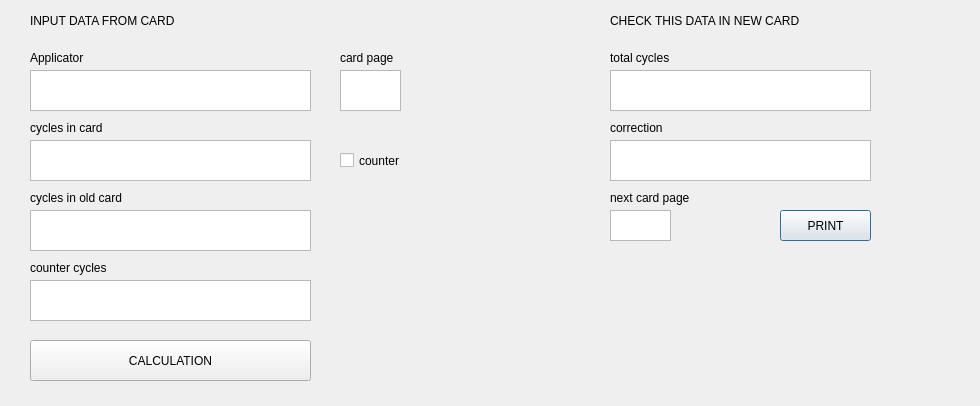
<?xml version="1.0" encoding="UTF-8"?>
<ui version="4.0">
 <class>Dialog</class>
 <widget class="QDialog" name="Dialog">
  <property name="geometry">
   <rect>
    <x>0</x>
    <y>0</y>
    <width>980</width>
    <height>406</height>
   </rect>
  </property>
  <property name="windowTitle">
   <string>Dialog</string>
  </property>
  <widget class="QTextEdit" name="textEdit">
   <property name="geometry">
    <rect>
     <x>30</x>
     <y>70</y>
     <width>281</width>
     <height>41</height>
    </rect>
   </property>
   <property name="html">
    <string>&lt;!DOCTYPE HTML PUBLIC &quot;-//W3C//DTD HTML 4.0//EN&quot; &quot;http://www.w3.org/TR/REC-html40/strict.dtd&quot;&gt;
&lt;html&gt;&lt;head&gt;&lt;meta name=&quot;qrichtext&quot; content=&quot;1&quot; /&gt;&lt;style type=&quot;text/css&quot;&gt;
p, li { white-space: pre-wrap; }
&lt;/style&gt;&lt;/head&gt;&lt;body style=&quot; font-family:'MS Shell Dlg 2'; font-size:8.25pt; font-weight:400; font-style:normal;&quot;&gt;
&lt;p align=&quot;center&quot; style=&quot;-qt-paragraph-type:empty; margin-top:0px; margin-bottom:0px; margin-left:0px; margin-right:0px; -qt-block-indent:0; text-indent:0px;&quot;&gt;&lt;br /&gt;&lt;/p&gt;&lt;/body&gt;&lt;/html&gt;</string>
   </property>
  </widget>
  <widget class="QTextEdit" name="textEdit_2">
   <property name="geometry">
    <rect>
     <x>340</x>
     <y>70</y>
     <width>61</width>
     <height>41</height>
    </rect>
   </property>
   <property name="html">
    <string>&lt;!DOCTYPE HTML PUBLIC &quot;-//W3C//DTD HTML 4.0//EN&quot; &quot;http://www.w3.org/TR/REC-html40/strict.dtd&quot;&gt;
&lt;html&gt;&lt;head&gt;&lt;meta name=&quot;qrichtext&quot; content=&quot;1&quot; /&gt;&lt;style type=&quot;text/css&quot;&gt;
p, li { white-space: pre-wrap; }
&lt;/style&gt;&lt;/head&gt;&lt;body style=&quot; font-family:'MS Shell Dlg 2'; font-size:8.25pt; font-weight:400; font-style:normal;&quot;&gt;
&lt;p align=&quot;center&quot; style=&quot;-qt-paragraph-type:empty; margin-top:0px; margin-bottom:0px; margin-left:0px; margin-right:0px; -qt-block-indent:0; text-indent:0px;&quot;&gt;&lt;br /&gt;&lt;/p&gt;&lt;/body&gt;&lt;/html&gt;</string>
   </property>
  </widget>
  <widget class="QTextEdit" name="textEdit_3">
   <property name="geometry">
    <rect>
     <x>30</x>
     <y>140</y>
     <width>281</width>
     <height>41</height>
    </rect>
   </property>
   <property name="html">
    <string>&lt;!DOCTYPE HTML PUBLIC &quot;-//W3C//DTD HTML 4.0//EN&quot; &quot;http://www.w3.org/TR/REC-html40/strict.dtd&quot;&gt;
&lt;html&gt;&lt;head&gt;&lt;meta name=&quot;qrichtext&quot; content=&quot;1&quot; /&gt;&lt;style type=&quot;text/css&quot;&gt;
p, li { white-space: pre-wrap; }
&lt;/style&gt;&lt;/head&gt;&lt;body style=&quot; font-family:'MS Shell Dlg 2'; font-size:8.25pt; font-weight:400; font-style:normal;&quot;&gt;
&lt;p align=&quot;center&quot; style=&quot;-qt-paragraph-type:empty; margin-top:0px; margin-bottom:0px; margin-left:0px; margin-right:0px; -qt-block-indent:0; text-indent:0px;&quot;&gt;&lt;br /&gt;&lt;/p&gt;&lt;/body&gt;&lt;/html&gt;</string>
   </property>
  </widget>
  <widget class="QLabel" name="label">
   <property name="geometry">
    <rect>
     <x>30</x>
     <y>50</y>
     <width>101</width>
     <height>16</height>
    </rect>
   </property>
   <property name="text">
    <string>Applicator</string>
   </property>
  </widget>
  <widget class="QLabel" name="label_2">
   <property name="geometry">
    <rect>
     <x>340</x>
     <y>50</y>
     <width>101</width>
     <height>16</height>
    </rect>
   </property>
   <property name="text">
    <string>card page</string>
   </property>
  </widget>
  <widget class="QLabel" name="label_3">
   <property name="geometry">
    <rect>
     <x>30</x>
     <y>120</y>
     <width>101</width>
     <height>16</height>
    </rect>
   </property>
   <property name="text">
    <string>cycles in card</string>
   </property>
  </widget>
  <widget class="QLabel" name="label_4">
   <property name="geometry">
    <rect>
     <x>30</x>
     <y>190</y>
     <width>101</width>
     <height>16</height>
    </rect>
   </property>
   <property name="text">
    <string>cycles in old card</string>
   </property>
  </widget>
  <widget class="QTextEdit" name="textEdit_4">
   <property name="geometry">
    <rect>
     <x>30</x>
     <y>210</y>
     <width>281</width>
     <height>41</height>
    </rect>
   </property>
   <property name="html">
    <string>&lt;!DOCTYPE HTML PUBLIC &quot;-//W3C//DTD HTML 4.0//EN&quot; &quot;http://www.w3.org/TR/REC-html40/strict.dtd&quot;&gt;
&lt;html&gt;&lt;head&gt;&lt;meta name=&quot;qrichtext&quot; content=&quot;1&quot; /&gt;&lt;style type=&quot;text/css&quot;&gt;
p, li { white-space: pre-wrap; }
&lt;/style&gt;&lt;/head&gt;&lt;body style=&quot; font-family:'MS Shell Dlg 2'; font-size:8.25pt; font-weight:400; font-style:normal;&quot;&gt;
&lt;p align=&quot;center&quot; style=&quot;-qt-paragraph-type:empty; margin-top:0px; margin-bottom:0px; margin-left:0px; margin-right:0px; -qt-block-indent:0; text-indent:0px;&quot;&gt;&lt;br /&gt;&lt;/p&gt;&lt;/body&gt;&lt;/html&gt;</string>
   </property>
  </widget>
  <widget class="QCheckBox" name="checkBox">
   <property name="geometry">
    <rect>
     <x>340</x>
     <y>140</y>
     <width>71</width>
     <height>41</height>
    </rect>
   </property>
   <property name="text">
    <string>counter</string>
   </property>
  </widget>
  <widget class="QTextEdit" name="textEdit_5">
   <property name="geometry">
    <rect>
     <x>610</x>
     <y>70</y>
     <width>261</width>
     <height>41</height>
    </rect>
   </property>
   <property name="html">
    <string>&lt;!DOCTYPE HTML PUBLIC &quot;-//W3C//DTD HTML 4.0//EN&quot; &quot;http://www.w3.org/TR/REC-html40/strict.dtd&quot;&gt;
&lt;html&gt;&lt;head&gt;&lt;meta name=&quot;qrichtext&quot; content=&quot;1&quot; /&gt;&lt;style type=&quot;text/css&quot;&gt;
p, li { white-space: pre-wrap; }
&lt;/style&gt;&lt;/head&gt;&lt;body style=&quot; font-family:'MS Shell Dlg 2'; font-size:8.25pt; font-weight:400; font-style:normal;&quot;&gt;
&lt;p align=&quot;center&quot; style=&quot;-qt-paragraph-type:empty; margin-top:0px; margin-bottom:0px; margin-left:0px; margin-right:0px; -qt-block-indent:0; text-indent:0px;&quot;&gt;&lt;br /&gt;&lt;/p&gt;&lt;/body&gt;&lt;/html&gt;</string>
   </property>
  </widget>
  <widget class="QLabel" name="label_5">
   <property name="geometry">
    <rect>
     <x>610</x>
     <y>50</y>
     <width>101</width>
     <height>16</height>
    </rect>
   </property>
   <property name="text">
    <string>total cycles</string>
   </property>
  </widget>
  <widget class="QLabel" name="label_6">
   <property name="geometry">
    <rect>
     <x>610</x>
     <y>120</y>
     <width>101</width>
     <height>16</height>
    </rect>
   </property>
   <property name="text">
    <string>correction</string>
   </property>
  </widget>
  <widget class="QTextEdit" name="textEdit_6">
   <property name="geometry">
    <rect>
     <x>610</x>
     <y>140</y>
     <width>261</width>
     <height>41</height>
    </rect>
   </property>
   <property name="html">
    <string>&lt;!DOCTYPE HTML PUBLIC &quot;-//W3C//DTD HTML 4.0//EN&quot; &quot;http://www.w3.org/TR/REC-html40/strict.dtd&quot;&gt;
&lt;html&gt;&lt;head&gt;&lt;meta name=&quot;qrichtext&quot; content=&quot;1&quot; /&gt;&lt;style type=&quot;text/css&quot;&gt;
p, li { white-space: pre-wrap; }
&lt;/style&gt;&lt;/head&gt;&lt;body style=&quot; font-family:'MS Shell Dlg 2'; font-size:8.25pt; font-weight:400; font-style:normal;&quot;&gt;
&lt;p align=&quot;center&quot; style=&quot;-qt-paragraph-type:empty; margin-top:0px; margin-bottom:0px; margin-left:0px; margin-right:0px; -qt-block-indent:0; text-indent:0px;&quot;&gt;&lt;br /&gt;&lt;/p&gt;&lt;/body&gt;&lt;/html&gt;</string>
   </property>
  </widget>
  <widget class="QLabel" name="label_7">
   <property name="geometry">
    <rect>
     <x>610</x>
     <y>190</y>
     <width>101</width>
     <height>16</height>
    </rect>
   </property>
   <property name="text">
    <string>next card page</string>
   </property>
  </widget>
  <widget class="QTextEdit" name="textEdit_8">
   <property name="geometry">
    <rect>
     <x>610</x>
     <y>210</y>
     <width>61</width>
     <height>31</height>
    </rect>
   </property>
  </widget>
  <widget class="QLabel" name="label_8">
   <property name="geometry">
    <rect>
     <x>610</x>
     <y>10</y>
     <width>251</width>
     <height>21</height>
    </rect>
   </property>
   <property name="text">
    <string>CHECK THIS DATA IN NEW CARD</string>
   </property>
  </widget>
  <widget class="QPushButton" name="pushButton">
   <property name="geometry">
    <rect>
     <x>780</x>
     <y>210</y>
     <width>91</width>
     <height>31</height>
    </rect>
   </property>
   <property name="text">
    <string>PRINT</string>
   </property>
  </widget>
  <widget class="QTextEdit" name="textEdit_7">
   <property name="geometry">
    <rect>
     <x>30</x>
     <y>280</y>
     <width>281</width>
     <height>41</height>
    </rect>
   </property>
   <property name="html">
    <string>&lt;!DOCTYPE HTML PUBLIC &quot;-//W3C//DTD HTML 4.0//EN&quot; &quot;http://www.w3.org/TR/REC-html40/strict.dtd&quot;&gt;
&lt;html&gt;&lt;head&gt;&lt;meta name=&quot;qrichtext&quot; content=&quot;1&quot; /&gt;&lt;style type=&quot;text/css&quot;&gt;
p, li { white-space: pre-wrap; }
&lt;/style&gt;&lt;/head&gt;&lt;body style=&quot; font-family:'MS Shell Dlg 2'; font-size:8.25pt; font-weight:400; font-style:normal;&quot;&gt;
&lt;p align=&quot;center&quot; style=&quot;-qt-paragraph-type:empty; margin-top:0px; margin-bottom:0px; margin-left:0px; margin-right:0px; -qt-block-indent:0; text-indent:0px;&quot;&gt;&lt;br /&gt;&lt;/p&gt;&lt;/body&gt;&lt;/html&gt;</string>
   </property>
  </widget>
  <widget class="QLabel" name="label_9">
   <property name="geometry">
    <rect>
     <x>30</x>
     <y>260</y>
     <width>101</width>
     <height>16</height>
    </rect>
   </property>
   <property name="text">
    <string>counter cycles</string>
   </property>
  </widget>
  <widget class="QLabel" name="label_10">
   <property name="geometry">
    <rect>
     <x>30</x>
     <y>10</y>
     <width>251</width>
     <height>21</height>
    </rect>
   </property>
   <property name="text">
    <string>INPUT DATA FROM CARD</string>
   </property>
  </widget>
  <widget class="QPushButton" name="pushButton_2">
   <property name="geometry">
    <rect>
     <x>30</x>
     <y>340</y>
     <width>281</width>
     <height>41</height>
    </rect>
   </property>
   <property name="text">
    <string>CALCULATION</string>
   </property>
  </widget>
 </widget>
 <resources/>
 <connections/>
</ui>
